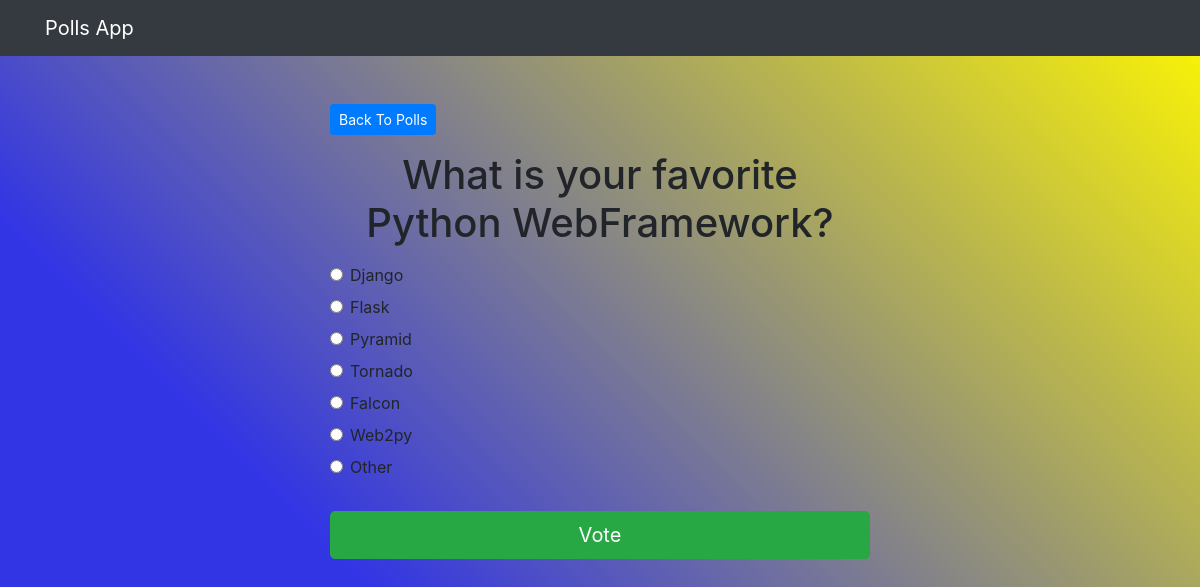
Page /polls2/ on the committed database.
### polls/models.py (models this page shows, shortened)
class Question(models.Model):
    question_text = models.CharField(max_length=200)
    pub_date = models.DateTimeField('date published')

class Choice(models.Model):
    question = models.ForeignKey(Question, on_delete=models.CASCADE)
    choice_text = models.CharField(max_length=200)
    votes = models.IntegerField(default=0)

### polls/views.py (the view)
# urls.py: path('<int:question_id>/', views.detail, name='detail'),
def detail(request, question_id):
    try:
        question = Question.objects.get(pk=question_id)
    except Question.DoesNotExist:
        raise Http404("Question does not exist")
    return render(request, 'polls/detail.html', {'question': question})

### templates/polls/detail.html (shortened to what this page needs)
  {% extends 'base.html' %}
  {% block content %}
  <a class="btn btn-primary btn-sm mb-3" href="{% url 'polls:index' %}">Back To Polls</a>
  <h1 class="text-center mb-3">{{ question.question_text }}</h1>
  <form action="{% url 'polls:vote' question.id %}" method="post">
      {% for choice in question.choice_set.all %}
      <div class="form-check">
          <input type="radio" name="choice" class="form-check-input" id="choice{{ forloop.counter }}"
              value="{{ choice.id }}" />
          <label for="choice{{ forloop.counter }}">{{ choice.choice_text }}</label>
      </div>
      {% endfor %}
      <input type="submit" value="Vote" class="btn btn-success btn-lg btn-block mt-4"/>
  </form>
  {% endblock %}

### static/css/base.css (style rules this page uses)
body { background-image: linear-gradient(45deg, #3235e4 29%, #fff800); height: 100vh; }

### rows in the picture
Question: question_text "What is your favorite Python WebFramework?"
Choice: choice_text "Django"
Choice: choice_text "Flask"
Choice: choice_text "Pyramid"
Choice: choice_text "Tornado"
Choice: choice_text "Falcon"
Choice: choice_text "Web2py"
Choice: choice_text "Other"
